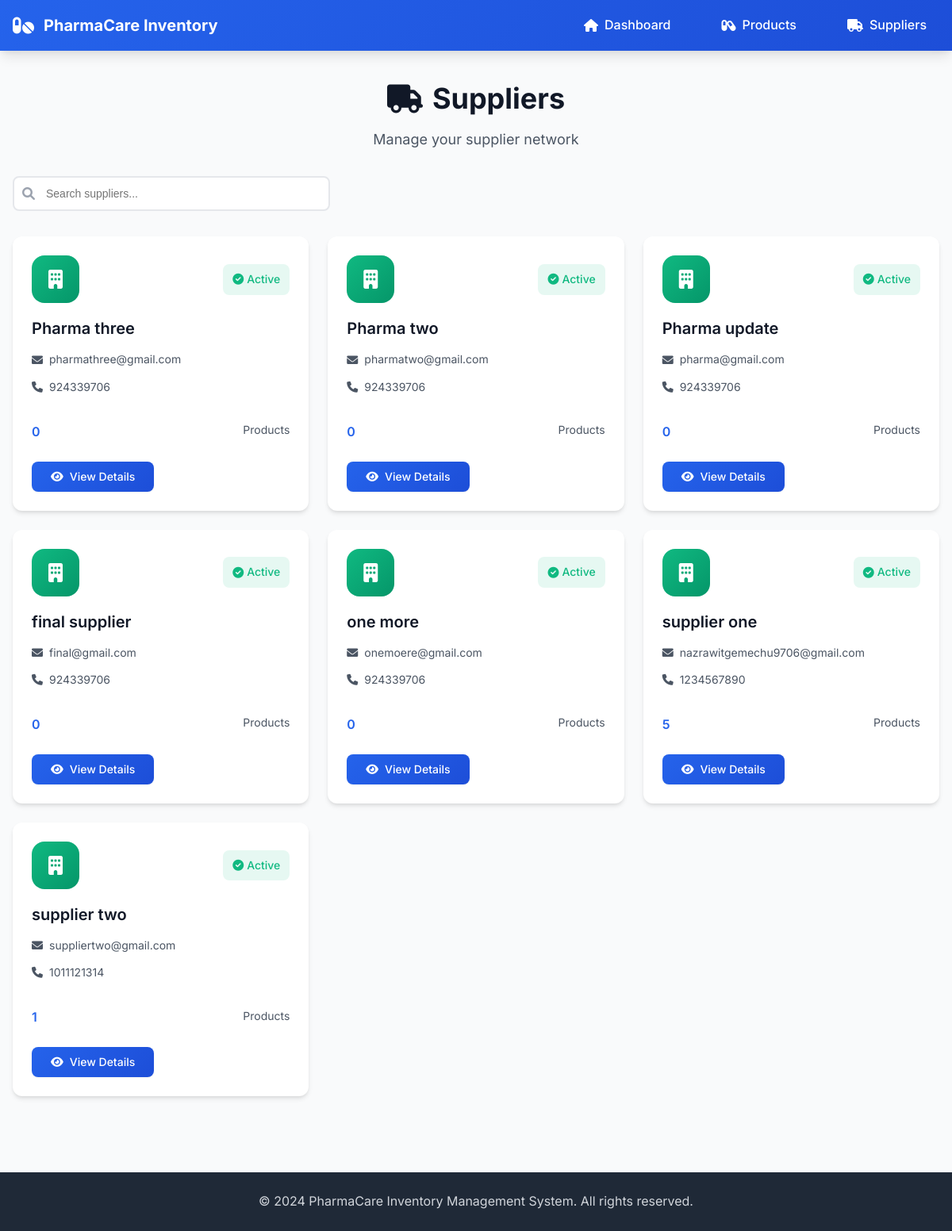
Page /inventory/suppliers on the earlier database version.
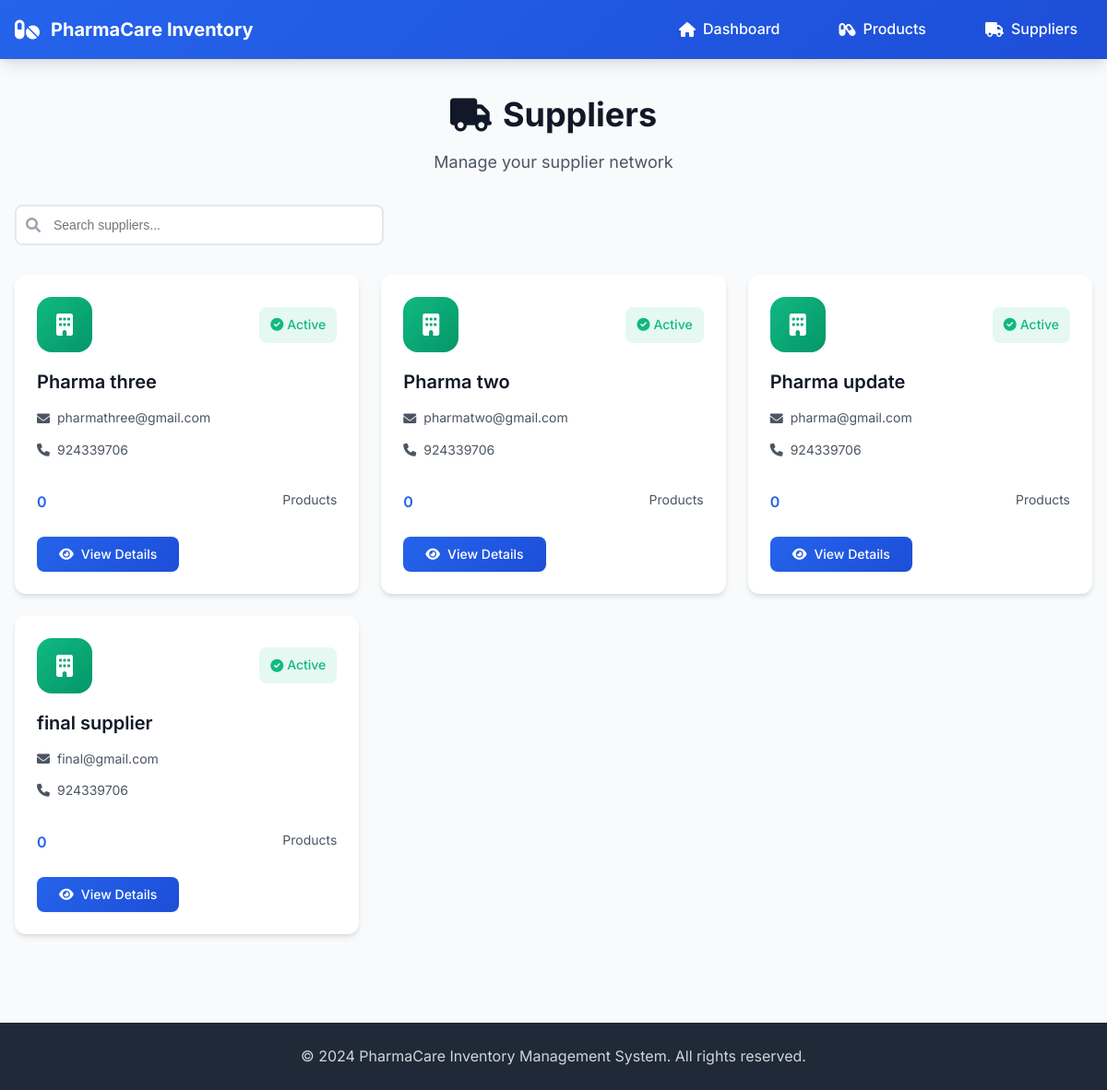
Same page on the later database version.
### inventory/models.py (models this page shows, shortened)
class Supplier(models.Model):
    supplier_name = models.CharField(max_length=50)
    phone_no = models.CharField(max_length = 10)
    email = models.EmailField()
    slug = models.SlugField(default ="",null = False,db_index= True)

### inventory/views.py (the view)
# urls.py: path("suppliers", views.SupplierListView.as_view(), name="suppliers"),
class SupplierListView(ListView):
    template_name = "inventory/suppliers.html"
    model = Supplier
    context_object_name = "suppliers"
    def get_queryset(self):
        base_query= super().get_queryset()
        data = base_query.order_by("supplier_name")
        return data

### inventory/templates/inventory/suppliers.html (shortened to what this page needs)
{% extends "inventory/base.html" %}
{% block content %}
<div class="suppliers-container">
    <div class="page-header">
        <h1 class="page-title">
            <i class="fas fa-truck"></i>
            Suppliers
        </h1>
        <p class="page-subtitle">Manage your supplier network</p>
    </div>
    <div class="suppliers-controls">
        <div class="search-box">
            <i class="fas fa-search"></i>
            <input type="text" id="searchInput" placeholder="Search suppliers...">
        </div>
    </div>
    <div class="suppliers-grid">
        {% for supplier in suppliers %}
        <div class="supplier-card">
            <div class="supplier-header">
                <div class="supplier-icon">
                    <i class="fas fa-building"></i>
                </div>
                <div class="supplier-status">
                    <span class="status-badge active">
                        <i class="fas fa-check-circle"></i>
                        Active
                    </span>
                </div>
            </div>
            <div class="supplier-content">
                <h3 class="supplier-name">{{ supplier.supplier_name }}</h3>
                <div class="supplier-contact">
                    <div class="contact-item">
                        <i class="fas fa-envelope"></i>
                        <span>{{ supplier.email }}</span>
                    </div>
                    <div class="contact-item">
                        <i class="fas fa-phone"></i>
                        <span>{{ supplier.phone_no }}</span>
                    </div>
                </div>
                <div class="supplier-stats">
                    <div class="stat-item">
                        <span class="stat-number">{{ supplier.product_set.count }}</span>
                        <span class="stat-label">Products</span>
                    </div>
                </div>
            </div>
            <div class="supplier-actions">
                <a href="{% url 'inventory:supplier_detail' supplier.slug %}" class="btn btn-primary">
                    <i class="fas fa-eye"></i>
                    View Details
                </a>
            </div>
        </div>
        {% empty %}
        <div class="empty-state">
            <i class="fas fa-truck"></i>
            <h3>No suppliers found</h3>
            <p>Start by adding suppliers to your network.</p>
        </div>
        {% endfor %}
    </div>
</div>
{% endblock %}

Differences in the rows shown:
removed Supplier: supplier_name "one more", email "onemoere@gmail.com", phone_no "924339706", product_set.count "0"
removed Supplier: supplier_name "supplier one", email "nazrawitgemechu9706@gmail.com", phone_no "1234567890", product_set.count "5"
removed Supplier: supplier_name "supplier two", email "suppliertwo@gmail.com", phone_no "1011121314", product_set.count "1"
